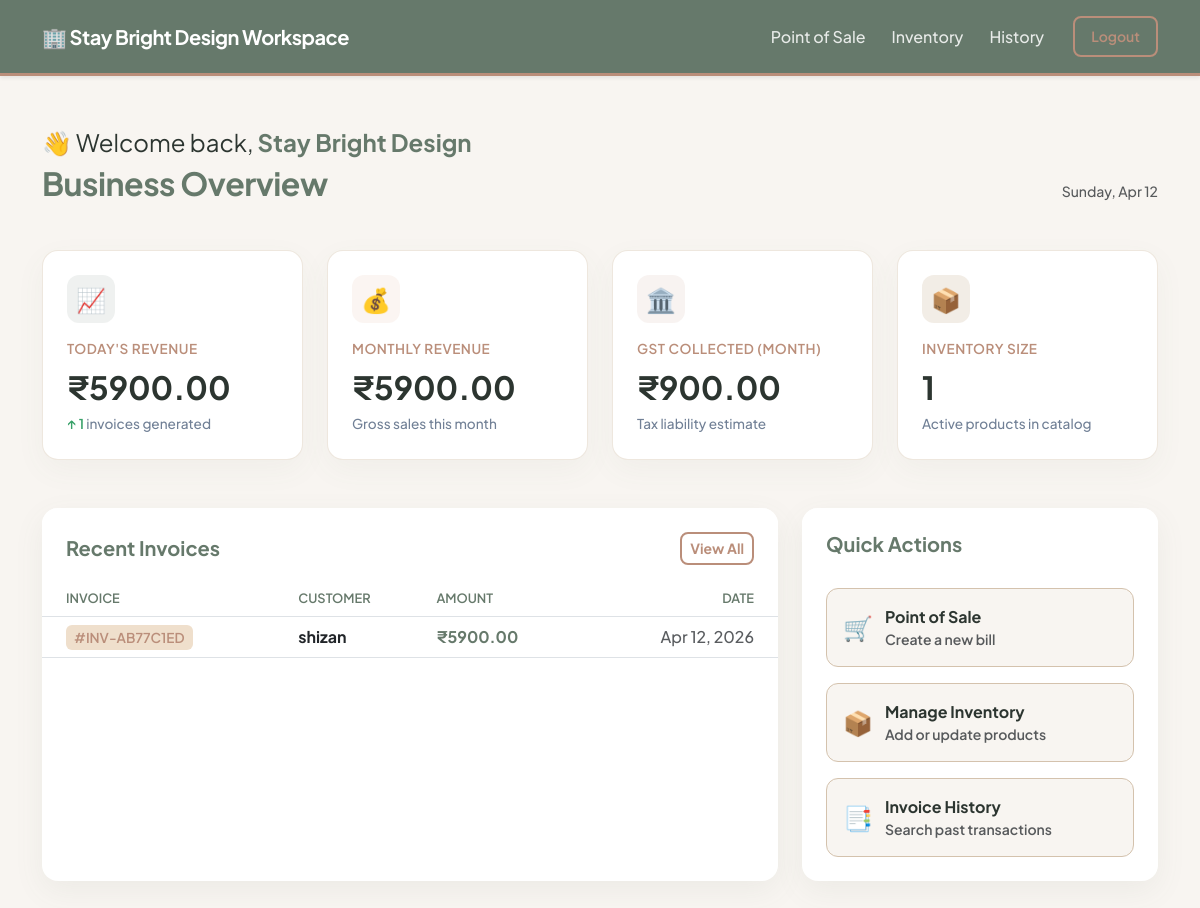
The app's page /billing/dashboard (signed in), older data.
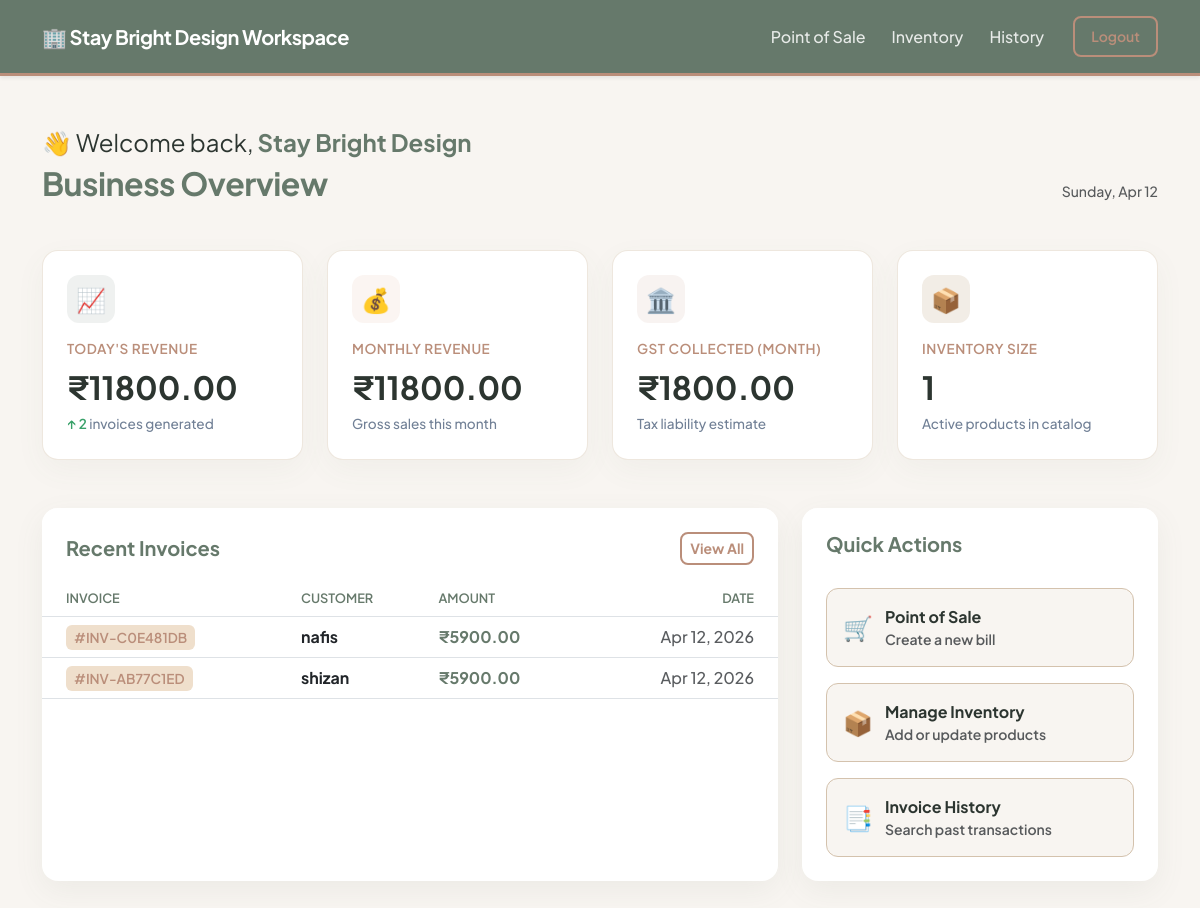
The same page, newer data.
### core/models.py (models this page shows)
class Invoice(db.Model):
    __tablename__ = 'invoices'
    id = db.Column(db.Integer, primary_key=True)
    company_id = db.Column(db.Integer, db.ForeignKey('companies.id'), nullable=False) # ISOLATION
    invoice_number = db.Column(db.String(50), unique=True, nullable=False)
    customer_id = db.Column(db.Integer, db.ForeignKey('customers.id'), nullable=False)
    subtotal = db.Column(db.Float, nullable=False)
    discount_type = db.Column(db.String(10))
    discount_value = db.Column(db.Float, default=0.0)
    total_tax = db.Column(db.Float, nullable=False)
    grand_total = db.Column(db.Float, nullable=False)
    created_at = db.Column(db.DateTime, default=datetime.utcnow)
    items = db.relationship('InvoiceItem', backref='invoice', lazy=True)

class Customer(db.Model):
    __tablename__ = 'customers'
    id = db.Column(db.Integer, primary_key=True)
    company_id = db.Column(db.Integer, db.ForeignKey('companies.id'), nullable=False) # ISOLATION
    name = db.Column(db.String(100), nullable=False)
    phone_number = db.Column(db.String(15), nullable=False) # Removed unique=True so diff companies can have same customer
    created_at = db.Column(db.DateTime, default=datetime.utcnow)
    invoices = db.relationship('Invoice', backref='customer', lazy=True)

### core/billing/routes.py (the view)
@billing_bp.route('/dashboard')
def dashboard():
    company_id = session.get('company_id')
    if not company_id:
        return redirect('/auth/login')
    now = datetime.now()
    start_of_today = now.replace(hour=0, minute=0, second=0, microsecond=0)
    start_of_month = now.replace(day=1, hour=0, minute=0, second=0, microsecond=0)
    today_stats = db.session.query(
        func.sum(Invoice.grand_total).label('revenue'),
        func.count(Invoice.id).label('count')
    ).filter(
        Invoice.company_id == company_id,
        Invoice.created_at >= start_of_today
    ).first()
    month_stats = db.session.query(
        func.sum(Invoice.grand_total).label('revenue'),
        func.sum(Invoice.total_tax).label('tax')
    ).filter(
        Invoice.company_id == company_id,
        Invoice.created_at >= start_of_month
    ).first()
    total_products = Product.query.filter_by(company_id=company_id).count()
    recent_invoices = Invoice.query.filter_by(company_id=company_id) \
        .order_by(Invoice.created_at.desc()) \
        .limit(5).all()
    metrics = {
        'today_revenue': today_stats.revenue or 0.0,
        'today_invoices': today_stats.count or 0,
        'month_revenue': month_stats.revenue or 0.0,
        'month_tax': month_stats.tax or 0.0,
        'total_products': total_products
    }
    current_date_str = now.strftime('%A, %b %d')
    return render_template(
        'dashboard/index.html',
        metrics=metrics,
        recent_invoices=recent_invoices,
        current_date=current_date_str
    )

### core/templates/dashboard/index.html (shortened to what the changed rows need)
{% extends "base.html" %}
{% block content %}
<div class="row mt-4 mb-5">
    <div class="col-12 d-flex justify-content-between align-items-end">
        <div>
            <h2 class="dash-header mb-0">Business Overview</h2>
        </div>
    </div>
</div>
<div class="row g-4 mb-5">
    <div class="col-md-6 col-lg-3">
        <div class="metric-card">
            <div class="metric-icon icon-sage">📈</div>
            <div class="metric-title">Today's Revenue</div>
            <h3 class="metric-value">₹{{ "%.2f"|format(metrics.today_revenue | default(0)) }}</h3>
            <div class="metric-subtitle"><span class="trend-up">↑ {{ metrics.today_invoices | default(0) }}</span> invoices generated</div>
        </div>
    </div>
    <div class="col-md-6 col-lg-3">
        <div class="metric-card">
            <div class="metric-icon icon-terracotta">💰</div>
            <div class="metric-title">Monthly Revenue</div>
            <h3 class="metric-value">₹{{ "%.2f"|format(metrics.month_revenue | default(0)) }}</h3>
            <div class="metric-subtitle">Gross sales this month</div>
        </div>
    </div>
    <div class="col-md-6 col-lg-3">
        <div class="metric-card">
            <div class="metric-icon icon-taupe">🏛️</div>
            <div class="metric-title">GST Collected (Month)</div>
            <h3 class="metric-value">₹{{ "%.2f"|format(metrics.month_tax | default(0)) }}</h3>
            <div class="metric-subtitle">Tax liability estimate</div>
        </div>
    </div>
</div>
<div class="row g-4">
    <div class="col-lg-8">
        <div class="card card-glass border-0 h-100">
            <div class="card-body p-0">
                <div class="table-responsive">
                    <table class="table mb-0 align-middle">
                        <thead style="background-color: #F8F5F1;">
                            <tr>
                                <th class="ps-4 text-sage text-uppercase" style="font-size: 0.8rem; font-weight: 600;">Invoice</th>
                                <th class="text-sage text-uppercase" style="font-size: 0.8rem; font-weight: 600;">Customer</th>
                                <th class="text-sage text-uppercase" style="font-size: 0.8rem; font-weight: 600;">Amount</th>
                                <th class="pe-4 text-end text-sage text-uppercase" style="font-size: 0.8rem; font-weight: 600;">Date</th>
                            </tr>
                        </thead>
                        <tbody>
                            {% for inv in recent_invoices %}
                            <tr>
                                <td class="ps-4"><span style="background: var(--color-cream); color: var(--color-taupe); padding: 4px 8px; border-radius: 6px; font-weight: 600; font-size: 0.85rem;">#{{ inv.invoice_number }}</span></td>
                                <td><strong class="text-dark">{{ inv.customer.name }}</strong></td>
                                <td class="fw-bold" style="color: var(--color-sage);">₹{{ "%.2f"|format(inv.grand_total) }}</td>
                                <td class="pe-4 text-end text-muted fw-medium">{{ inv.created_at.strftime('%b %d, %Y') }}</td>
                            </tr>
                            {% else %}
                            <tr>
                                <td colspan="4" class="text-center py-4 text-muted">No transactions yet today.</td>
                            </tr>
                            {% endfor %}
                        </tbody>
                    </table>
                </div>
            </div>
        </div>
    </div>
</div>
{% endblock %}

Row changes from the older to the newer data that the page shows:
added Invoice: invoice_number "INV-C0E481DB", customer.name "nafis", grand_total "5900.00", created_at "Apr 12, 2026"
Text that changed along with them:
{{ "%.2f"|format(metrics.today_revenue | default(0)) }}: "5900.00" → "11800.00"
{{ metrics.today_invoices | default(0) }}: "1" → "2"
{{ "%.2f"|format(metrics.month_revenue | default(0)) }}: "5900.00" → "11800.00"
{{ "%.2f"|format(metrics.month_tax | default(0)) }}: "900.00" → "1800.00"
